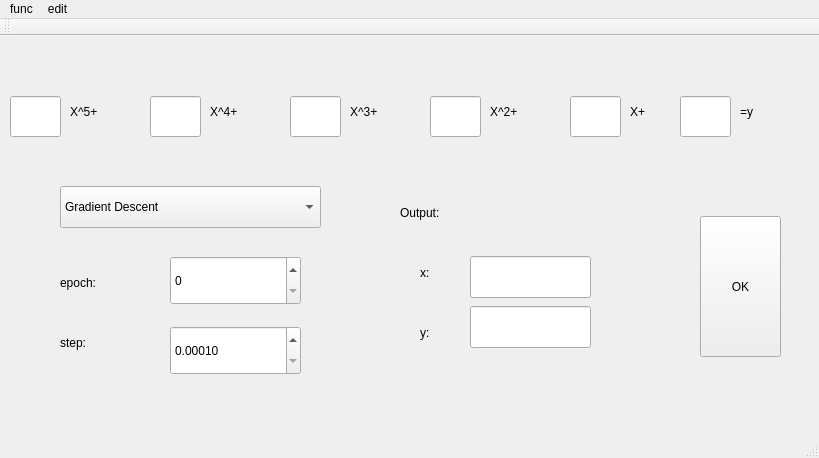
<?xml version="1.0" encoding="UTF-8"?>
<ui version="4.0">
 <class>MainWindow</class>
 <widget class="QMainWindow" name="MainWindow">
  <property name="geometry">
   <rect>
    <x>0</x>
    <y>0</y>
    <width>819</width>
    <height>458</height>
   </rect>
  </property>
  <property name="windowTitle">
   <string>MainWindow</string>
  </property>
  <widget class="QWidget" name="centralWidget">
   <widget class="QLabel" name="label">
    <property name="geometry">
     <rect>
      <x>70</x>
      <y>60</y>
      <width>71</width>
      <height>31</height>
     </rect>
    </property>
    <property name="text">
     <string>X^5+</string>
    </property>
   </widget>
   <widget class="QLineEdit" name="lineEdit_X5">
    <property name="geometry">
     <rect>
      <x>10</x>
      <y>60</y>
      <width>51</width>
      <height>41</height>
     </rect>
    </property>
   </widget>
   <widget class="QLabel" name="label_2">
    <property name="geometry">
     <rect>
      <x>210</x>
      <y>60</y>
      <width>71</width>
      <height>31</height>
     </rect>
    </property>
    <property name="text">
     <string>X^4+</string>
    </property>
   </widget>
   <widget class="QLineEdit" name="lineEdit_X4">
    <property name="geometry">
     <rect>
      <x>150</x>
      <y>60</y>
      <width>51</width>
      <height>41</height>
     </rect>
    </property>
   </widget>
   <widget class="QLabel" name="label_3">
    <property name="geometry">
     <rect>
      <x>350</x>
      <y>60</y>
      <width>71</width>
      <height>31</height>
     </rect>
    </property>
    <property name="text">
     <string>X^3+</string>
    </property>
   </widget>
   <widget class="QLineEdit" name="lineEdit_X3">
    <property name="geometry">
     <rect>
      <x>290</x>
      <y>60</y>
      <width>51</width>
      <height>41</height>
     </rect>
    </property>
   </widget>
   <widget class="QLabel" name="label_4">
    <property name="geometry">
     <rect>
      <x>490</x>
      <y>60</y>
      <width>71</width>
      <height>31</height>
     </rect>
    </property>
    <property name="text">
     <string>X^2+</string>
    </property>
   </widget>
   <widget class="QLineEdit" name="lineEdit_X2">
    <property name="geometry">
     <rect>
      <x>430</x>
      <y>60</y>
      <width>51</width>
      <height>41</height>
     </rect>
    </property>
   </widget>
   <widget class="QLabel" name="label_5">
    <property name="geometry">
     <rect>
      <x>630</x>
      <y>60</y>
      <width>71</width>
      <height>31</height>
     </rect>
    </property>
    <property name="text">
     <string>X+</string>
    </property>
   </widget>
   <widget class="QLineEdit" name="lineEdit_X1">
    <property name="geometry">
     <rect>
      <x>570</x>
      <y>60</y>
      <width>51</width>
      <height>41</height>
     </rect>
    </property>
   </widget>
   <widget class="QLabel" name="label_6">
    <property name="geometry">
     <rect>
      <x>740</x>
      <y>60</y>
      <width>71</width>
      <height>31</height>
     </rect>
    </property>
    <property name="text">
     <string>=y</string>
    </property>
   </widget>
   <widget class="QLineEdit" name="lineEdit_X0">
    <property name="geometry">
     <rect>
      <x>680</x>
      <y>60</y>
      <width>51</width>
      <height>41</height>
     </rect>
    </property>
    <property name="text">
     <string/>
    </property>
   </widget>
   <widget class="QComboBox" name="methods">
    <property name="geometry">
     <rect>
      <x>60</x>
      <y>150</y>
      <width>261</width>
      <height>42</height>
     </rect>
    </property>
    <item>
     <property name="text">
      <string>Gradient Descent</string>
     </property>
    </item>
    <item>
     <property name="text">
      <string>Newton</string>
     </property>
    </item>
    <item>
     <property name="text">
      <string>Conjugate</string>
     </property>
    </item>
   </widget>
   <widget class="QLabel" name="label_7">
    <property name="geometry">
     <rect>
      <x>60</x>
      <y>230</y>
      <width>101</width>
      <height>34</height>
     </rect>
    </property>
    <property name="text">
     <string>epoch:</string>
    </property>
   </widget>
   <widget class="QSpinBox" name="epoch">
    <property name="geometry">
     <rect>
      <x>170</x>
      <y>220</y>
      <width>131</width>
      <height>49</height>
     </rect>
    </property>
    <property name="maximum">
     <number>9999</number>
    </property>
   </widget>
   <widget class="QLabel" name="label_8">
    <property name="geometry">
     <rect>
      <x>60</x>
      <y>290</y>
      <width>129</width>
      <height>34</height>
     </rect>
    </property>
    <property name="text">
     <string>step:</string>
    </property>
   </widget>
   <widget class="QDoubleSpinBox" name="step">
    <property name="geometry">
     <rect>
      <x>170</x>
      <y>290</y>
      <width>131</width>
      <height>49</height>
     </rect>
    </property>
    <property name="decimals">
     <number>5</number>
    </property>
    <property name="minimum">
     <double>0.000100000000000</double>
    </property>
   </widget>
   <widget class="QPushButton" name="certain">
    <property name="geometry">
     <rect>
      <x>700</x>
      <y>180</y>
      <width>81</width>
      <height>141</height>
     </rect>
    </property>
    <property name="text">
     <string>OK</string>
    </property>
   </widget>
   <widget class="QLabel" name="label_9">
    <property name="geometry">
     <rect>
      <x>400</x>
      <y>160</y>
      <width>129</width>
      <height>34</height>
     </rect>
    </property>
    <property name="text">
     <string>Output:</string>
    </property>
   </widget>
   <widget class="QLabel" name="label_10">
    <property name="geometry">
     <rect>
      <x>420</x>
      <y>220</y>
      <width>51</width>
      <height>34</height>
     </rect>
    </property>
    <property name="text">
     <string>x:</string>
    </property>
   </widget>
   <widget class="QLabel" name="label_11">
    <property name="geometry">
     <rect>
      <x>420</x>
      <y>280</y>
      <width>51</width>
      <height>34</height>
     </rect>
    </property>
    <property name="text">
     <string>y:</string>
    </property>
   </widget>
   <widget class="QLineEdit" name="output_x">
    <property name="geometry">
     <rect>
      <x>470</x>
      <y>220</y>
      <width>121</width>
      <height>42</height>
     </rect>
    </property>
   </widget>
   <widget class="QLineEdit" name="output_y">
    <property name="geometry">
     <rect>
      <x>470</x>
      <y>270</y>
      <width>121</width>
      <height>42</height>
     </rect>
    </property>
   </widget>
  </widget>
  <widget class="QMenuBar" name="menuBar">
   <property name="geometry">
    <rect>
     <x>0</x>
     <y>0</y>
     <width>819</width>
     <height>49</height>
    </rect>
   </property>
   <widget class="QMenu" name="menufile">
    <property name="title">
     <string>func</string>
    </property>
    <addaction name="actionGeneral_calculator"/>
   </widget>
   <widget class="QMenu" name="menuedit">
    <property name="title">
     <string>edit</string>
    </property>
    <addaction name="actionabout"/>
   </widget>
   <addaction name="menufile"/>
   <addaction name="menuedit"/>
  </widget>
  <widget class="QToolBar" name="mainToolBar">
   <attribute name="toolBarArea">
    <enum>TopToolBarArea</enum>
   </attribute>
   <attribute name="toolBarBreak">
    <bool>false</bool>
   </attribute>
  </widget>
  <widget class="QStatusBar" name="statusBar"/>
  <action name="actionGeneral_calculator">
   <property name="text">
    <string>General Calculator </string>
   </property>
  </action>
  <action name="actionabout">
   <property name="text">
    <string>about</string>
   </property>
  </action>
 </widget>
 <layoutdefault spacing="6" margin="11"/>
 <resources/>
 <connections/>
</ui>
